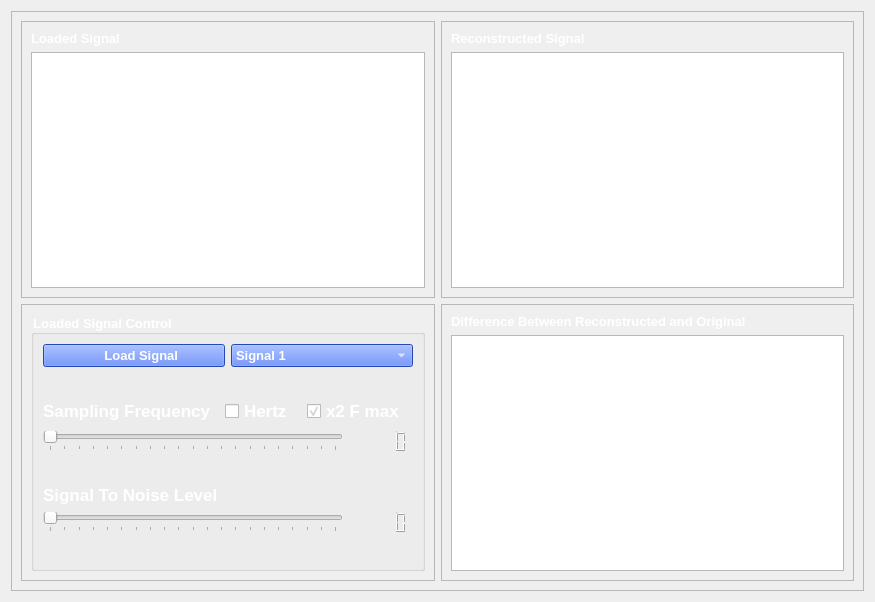
      <widget class="QWidget" name="Load">
       <property name="styleSheet">
        <string notr="true"/>
       </property>
       <attribute name="icon">
        <iconset>
         <normaloff>../Task 1/Signal-Viewer/Assets/load1.png</normaloff>../Task 1/Signal-Viewer/Assets/load1.png</iconset>
       </attribute>
       <attribute name="title">
        <string>Load</string>
       </attribute>
       <layout class="QGridLayout" name="gridLayout_15">
        <item row="0" column="0">
         <widget class="QFrame" name="frame_5">
          <property name="sizePolicy">
           <sizepolicy hsizetype="Expanding" vsizetype="Expanding">
            <horstretch>3</horstretch>
            <verstretch>0</verstretch>
           </sizepolicy>
          </property>
          <property name="frameShape">
           <enum>QFrame::StyledPanel</enum>
          </property>
          <property name="frameShadow">
           <enum>QFrame::Raised</enum>
          </property>
          <layout class="QGridLayout" name="gridLayout_4">
           <item row="0" column="0">
            <widget class="QFrame" name="frame_6">
             <property name="sizePolicy">
              <sizepolicy hsizetype="Expanding" vsizetype="Expanding">
               <horstretch>3</horstretch>
               <verstretch>3</verstretch>
              </sizepolicy>
             </property>
             <property name="frameShape">
              <enum>QFrame::StyledPanel</enum>
             </property>
             <property name="frameShadow">
              <enum>QFrame::Raised</enum>
             </property>
             <layout class="QGridLayout" name="gridLayout_10">
              <item row="1" column="0">
               <widget class="PlotWidget" name="Loaded_Signal_PlotWidget">
                <property name="sizePolicy">
                 <sizepolicy hsizetype="Expanding" vsizetype="Expanding">
                  <horstretch>1</horstretch>
                  <verstretch>1</verstretch>
                 </sizepolicy>
                </property>
               </widget>
              </item>
              <item row="0" column="0">
               <widget class="QLabel" name="label_14">
                <property name="sizePolicy">
                 <sizepolicy hsizetype="Preferred" vsizetype="Preferred">
                  <horstretch>1</horstretch>
                  <verstretch>0</verstretch>
                 </sizepolicy>
                </property>
                <property name="font">
                 <font>
                  <pointsize>10</pointsize>
                  <weight>75</weight>
                  <bold>true</bold>
                 </font>
                </property>
                <property name="styleSheet">
                 <string notr="true">color: white ;
</string>
                </property>
                <property name="text">
                 <string>Loaded Signal</string>
                </property>
               </widget>
              </item>
             </layout>
            </widget>
           </item>
           <item row="0" column="1">
            <widget class="QFrame" name="frame_11">
             <property name="sizePolicy">
              <sizepolicy hsizetype="Expanding" vsizetype="Expanding">
               <horstretch>3</horstretch>
               <verstretch>3</verstretch>
              </sizepolicy>
             </property>
             <property name="minimumSize">
              <size>
               <width>0</width>
               <height>0</height>
              </size>
             </property>
             <property name="frameShape">
              <enum>QFrame::StyledPanel</enum>
             </property>
             <property name="frameShadow">
              <enum>QFrame::Raised</enum>
             </property>
             <layout class="QGridLayout" name="gridLayout_11">
              <item row="0" column="0">
               <widget class="QLabel" name="label_15">
                <property name="font">
                 <font>
                  <pointsize>10</pointsize>
                  <weight>75</weight>
                  <bold>true</bold>
                 </font>
                </property>
                <property name="styleSheet">
                 <string notr="true">color: white ;
</string>
                </property>
                <property name="text">
                 <string>Reconstructed Signal</string>
                </property>
               </widget>
              </item>
              <item row="1" column="0">
               <widget class="PlotWidget" name="Load_Reconstructed_PlotWidget"/>
              </item>
             </layout>
            </widget>
           </item>
           <item row="1" column="0">
            <widget class="QFrame" name="frame_12">
             <property name="sizePolicy">
              <sizepolicy hsizetype="Expanding" vsizetype="Expanding">
               <horstretch>3</horstretch>
               <verstretch>3</verstretch>
              </sizepolicy>
             </property>
             <property name="minimumSize">
              <size>
               <width>0</width>
               <height>0</height>
              </size>
             </property>
             <property name="frameShape">
              <enum>QFrame::StyledPanel</enum>
             </property>
             <property name="frameShadow">
              <enum>QFrame::Raised</enum>
             </property>
             <layout class="QGridLayout" name="gridLayout_12">
              <item row="0" column="0">
               <widget class="QGroupBox" name="groupBox_2">
                <property name="font">
                 <font>
                  <pointsize>10</pointsize>
                  <weight>75</weight>
                  <bold>true</bold>
                 </font>
                </property>
                <property name="styleSheet">
                 <string notr="true">color: white;
</string>
                </property>
                <property name="title">
                 <string>Loaded Signal Control</string>
                </property>
                <layout class="QGridLayout" name="gridLayout_13">
                 <item row="0" column="0">
                  <layout class="QVBoxLayout" name="verticalLayout_4">
                   <item>
                    <layout class="QHBoxLayout" name="horizontalLayout_7">
                     <item>
                      <widget class="QPushButton" name="Load_Button">
                       <property name="font">
                        <font>
                         <pointsize>10</pointsize>
                         <weight>75</weight>
                         <bold>true</bold>
                        </font>
                       </property>
                       <property name="styleSheet">
                        <string notr="true">background-color:#3366ff;
color: white;</string>
                       </property>
                       <property name="text">
                        <string>    Load Signal</string>
                       </property>
                       <property name="icon">
                        <iconset>
                         <normaloff>Assets/load1.png</normaloff>Assets/load1.png</iconset>
                       </property>
                      </widget>
                     </item>
                     <item>
                      <widget class="QComboBox" name="Load_Signals_ComboBox">
                       <property name="sizePolicy">
                        <sizepolicy hsizetype="Minimum" vsizetype="Minimum">
                         <horstretch>0</horstretch>
                         <verstretch>0</verstretch>
                        </sizepolicy>
                       </property>
                       <property name="minimumSize">
                        <size>
                         <width>0</width>
                         <height>0</height>
                        </size>
                       </property>
                       <property name="font">
                        <font>
                         <pointsize>10</pointsize>
                         <weight>75</weight>
                         <bold>true</bold>
                        </font>
                       </property>
                       <property name="layoutDirection">
                        <enum>Qt::LeftToRight</enum>
                       </property>
                       <property name="styleSheet">
                        <string notr="true">background-color:#3366ff;
color: white</string>
                       </property>
                       <item>
                        <property name="text">
                         <string>Signal 1</string>
                        </property>
                       </item>
                      </widget>
                     </item>
                    </layout>
                   </item>
                   <item>
                    <spacer name="verticalSpacer">
                     <property name="orientation">
                      <enum>Qt::Vertical</enum>
                     </property>
                     <property name="sizeHint" stdset="0">
                      <size>
                       <width>20</width>
                       <height>40</height>
                      </size>
                     </property>
                    </spacer>
                   </item>
                   <item>
                    <layout class="QVBoxLayout" name="verticalLayout_3">
                     <item>
                      <layout class="QHBoxLayout" name="horizontalLayout_6">
                       <item>
                        <widget class="QLabel" name="label_16">
                         <property name="font">
                          <font>
                           <pointsize>13</pointsize>
                           <weight>75</weight>
                           <bold>true</bold>
                          </font>
                         </property>
                         <property name="styleSheet">
                          <string notr="true">color: white ;
</string>
                         </property>
                         <property name="text">
                          <string>Sampling Frequency</string>
                         </property>
                        </widget>
                       </item>
                       <item>
                        <spacer name="horizontalSpacer">
                         <property name="orientation">
                          <enum>Qt::Horizontal</enum>
                         </property>
                         <property name="sizeHint" stdset="0">
                          <size>
                           <width>40</width>
                           <height>20</height>
                          </size>
                         </property>
                        </spacer>
                       </item>
                       <item>
                        <widget class="QCheckBox" name="Load_Hertz_CheckBox">
                         <property name="font">
                          <font>
                           <pointsize>13</pointsize>
                           <weight>75</weight>
                           <bold>true</bold>
                          </font>
                         </property>
                         <property name="styleSheet">
                          <string notr="true">color: white;</string>
                         </property>
                         <property name="text">
                          <string>Hertz</string>
                         </property>
                         <property name="icon">
                          <iconset>
                           <normaloff>Assets/radio-waves (1).png</normaloff>Assets/radio-waves (1).png</iconset>
                         </property>
                         <property name="iconSize">
                          <size>
                           <width>44</width>
                           <height>44</height>
                          </size>
                         </property>
                        </widget>
                       </item>
                       <item>
                        <spacer name="horizontalSpacer_2">
                         <property name="orientation">
                          <enum>Qt::Horizontal</enum>
                         </property>
                         <property name="sizeHint" stdset="0">
                          <size>
                           <width>40</width>
                           <height>20</height>
                          </size>
                         </property>
                        </spacer>
                       </item>
                       <item>
                        <widget class="QCheckBox" name="Load_x2Fmax_CheckBox">
                         <property name="enabled">
                          <bool>true</bool>
                         </property>
                         <property name="font">
                          <font>
                           <pointsize>13</pointsize>
                           <weight>75</weight>
                           <bold>true</bold>
                          </font>
                         </property>
                         <property name="styleSheet">
                          <string notr="true">color: white;</string>
                         </property>
                         <property name="text">
                          <string>x2 F max</string>
                         </property>
                         <property name="icon">
                          <iconset>
                           <normaloff>Assets/performance.png</normaloff>Assets/performance.png</iconset>
                         </property>
                         <property name="iconSize">
                          <size>
                           <width>50</width>
                           <height>50</height>
                          </size>
                         </property>
                         <property name="checked">
                          <bool>true</bool>
                         </property>
                        </widget>
                       </item>
                       <item>
                        <spacer name="horizontalSpacer_3">
                         <property name="orientation">
                          <enum>Qt::Horizontal</enum>
                         </property>
                         <property name="sizeHint" stdset="0">
                          <size>
                           <width>40</width>
                           <height>20</height>
                          </size>
                         </property>
                        </spacer>
                       </item>
                      </layout>
                     </item>
                     <item>
                      <layout class="QHBoxLayout" name="horizontalLayout_4">
                       <item>
                        <widget class="QSlider" name="Load_Sampling_Frequency_Slider">
                         <property name="minimum">
                          <number>0</number>
                         </property>
                         <property name="maximum">
                          <number>100</number>
                         </property>
                         <property name="value">
                          <number>0</number>
                         </property>
                         <property name="orientation">
                          <enum>Qt::Horizontal</enum>
                         </property>
                         <property name="tickPosition">
                          <enum>QSlider::TicksBelow</enum>
                         </property>
                         <property name="tickInterval">
                          <number>5</number>
                         </property>
                        </widget>
                       </item>
                       <item>
                        <widget class="QLCDNumber" name="Load_Sampling_Frequency_LCD">
                         <property name="font">
                          <font>
                           <weight>75</weight>
                           <bold>true</bold>
                          </font>
                         </property>
                         <property name="styleSheet">
                          <string notr="true">border:none;</string>
                         </property>
                         <property name="frameShadow">
                          <enum>QFrame::Plain</enum>
                         </property>
                         <property name="lineWidth">
                          <number>1</number>
                         </property>
                         <property name="intValue" stdset="0">
                          <number>0</number>
                         </property>
                        </widget>
                       </item>
                      </layout>
                     </item>
                    </layout>
                   </item>
                   <item>
                    <spacer name="verticalSpacer_3">
                     <property name="orientation">
                      <enum>Qt::Vertical</enum>
                     </property>
                     <property name="sizeHint" stdset="0">
                      <size>
                       <width>20</width>
                       <height>40</height>
                      </size>
                     </property>
                    </spacer>
                   </item>
                   <item>
                    <layout class="QVBoxLayout" name="verticalLayout_2">
                     <item>
                      <widget class="QLabel" name="label_17">
                       <property name="font">
                        <font>
                         <pointsize>13</pointsize>
                         <weight>75</weight>
                         <bold>true</bold>
                        </font>
                       </property>
                       <property name="styleSheet">
                        <string notr="true">color: white ;
</string>
                       </property>
                       <property name="text">
                        <string>Signal To Noise Level</string>
                       </property>
                      </widget>
                     </item>
                     <item>
                      <layout class="QHBoxLayout" name="horizontalLayout_5">
                       <item>
                        <widget class="QSlider" name="Load_Signal_to_Noise_Slider">
                         <property name="minimum">
                          <number>0</number>
                         </property>
                         <property name="maximum">
                          <number>100</number>
                         </property>
                         <property name="value">
                          <number>0</number>
                         </property>
                         <property name="orientation">
                          <enum>Qt::Horizontal</enum>
                         </property>
                         <property name="tickPosition">
                          <enum>QSlider::TicksBelow</enum>
                         </property>
                         <property name="tickInterval">
                          <number>5</number>
                         </property>
                        </widget>
                       </item>
                       <item>
                        <widget class="QLCDNumber" name="Load_Signal_to_Noise_LCD">
                         <property name="font">
                          <font>
                           <pointsize>8</pointsize>
                           <weight>75</weight>
                           <bold>true</bold>
                          </font>
                         </property>
                         <property name="styleSheet">
                          <string notr="true">border:none;</string>
                         </property>
                         <property name="frameShadow">
                          <enum>QFrame::Plain</enum>
                         </property>
                         <property name="intValue" stdset="0">
                          <number>0</number>
                         </property>
                        </widget>
                       </item>
                      </layout>
                     </item>
                    </layout>
                   </item>
                   <item>
                    <spacer name="verticalSpacer_2">
                     <property name="orientation">
                      <enum>Qt::Vertical</enum>
                     </property>
                     <property name="sizeHint" stdset="0">
                      <size>
                       <width>20</width>
                       <height>40</height>
                      </size>
                     </property>
                    </spacer>
                   </item>
                  </layout>
                 </item>
                </layout>
               </widget>
              </item>
             </layout>
            </widget>
           </item>
           <item row="1" column="1">
            <widget class="QFrame" name="frame_13">
             <property name="sizePolicy">
              <sizepolicy hsizetype="Expanding" vsizetype="Expanding">
               <horstretch>3</horstretch>
               <verstretch>3</verstretch>
              </sizepolicy>
             </property>
             <property name="frameShape">
              <enum>QFrame::StyledPanel</enum>
             </property>
             <property name="frameShadow">
              <enum>QFrame::Raised</enum>
             </property>
             <layout class="QGridLayout" name="gridLayout_14">
              <item row="0" column="0">
               <widget class="QLabel" name="label_20">
                <property name="sizePolicy">
                 <sizepolicy hsizetype="Preferred" vsizetype="Preferred">
                  <horstretch>1</horstretch>
                  <verstretch>0</verstretch>
                 </sizepolicy>
                </property>
                <property name="font">
                 <font>
                  <pointsize>10</pointsize>
                  <weight>75</weight>
                  <bold>true</bold>
                 </font>
                </property>
                <property name="styleSheet">
                 <string notr="true">color: white ;
</string>
                </property>
                <property name="text">
                 <string>Difference Between Reconstructed and Original</string>
                </property>
               </widget>
              </item>
              <item row="1" column="0">
               <widget class="PlotWidget" name="Load_Difference_PlotWidget">
                <property name="sizePolicy">
                 <sizepolicy hsizetype="Expanding" vsizetype="Expanding">
                  <horstretch>1</horstretch>
                  <verstretch>1</verstretch>
                 </sizepolicy>
                </property>
               </widget>
              </item>
             </layout>
            </widget>
           </item>
          </layout>
         </widget>
        </item>
       </layout>
      </widget>
